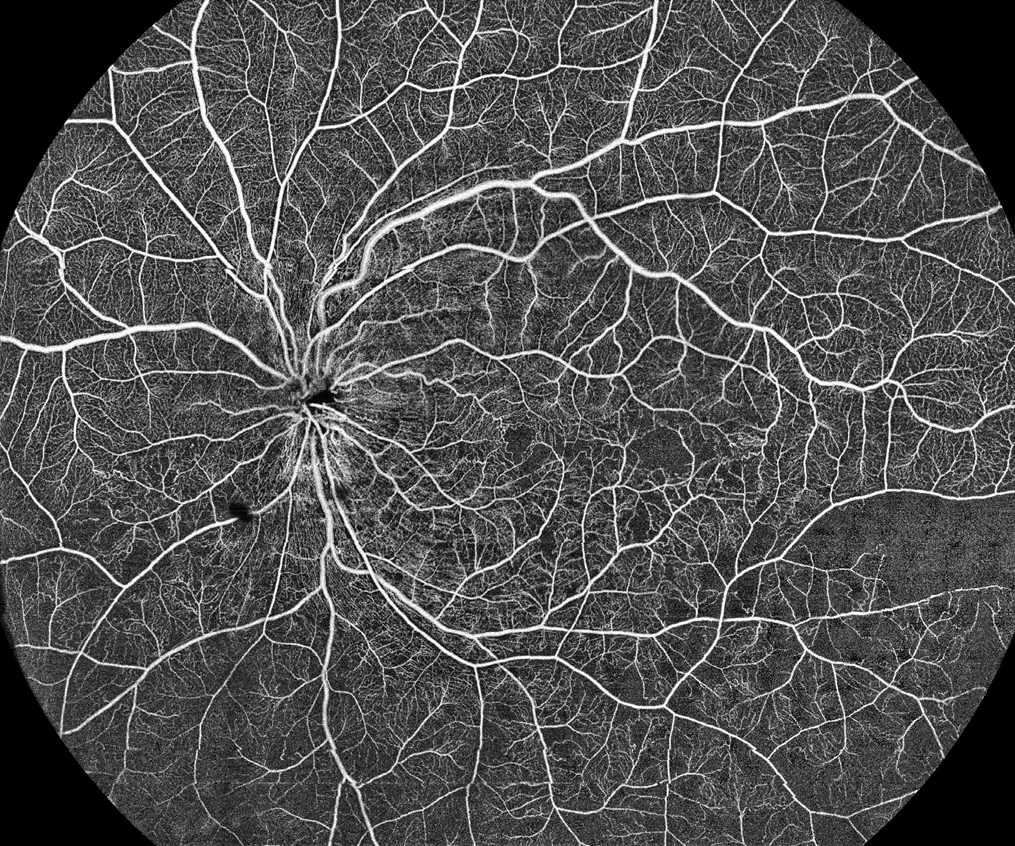
#> input picture octa_image.png, 1015 x 846 px
$ jupyter execute octa_notebook.ipynb   (shell and % lines are left out)
#> lines starting #> are read from the running program, lines starting #| are printed output that depends on the picture
[cell 1]
import cv2
import numpy as np
import matplotlib.pyplot as plt

# 加载图像（假设你已经下载了那张OCTA图像并与notebook文件在同一目录）
image = cv2.imread("octa_image.png", cv2.IMREAD_GRAYSCALE)
#> image is the input picture: shape (846, 1015); min 0, max 255, mean 80.2

# 图像增强（对比度增强）
clahe = cv2.createCLAHE(clipLimit=2.0, tileGridSize=(8, 8))
enhanced = clahe.apply(image)
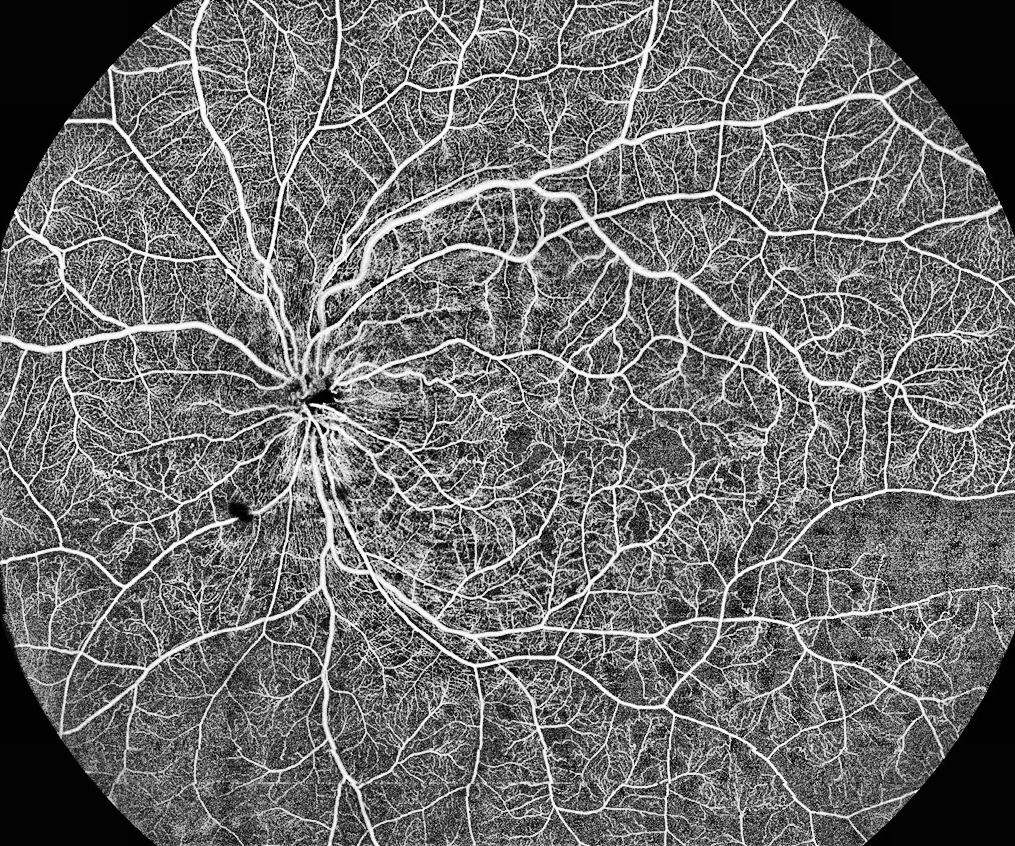
#> enhanced: shape (846, 1015); min 0, max 255, mean 107.8

# 边缘检测（Canny）
edges = cv2.Canny(enhanced, 50, 150)
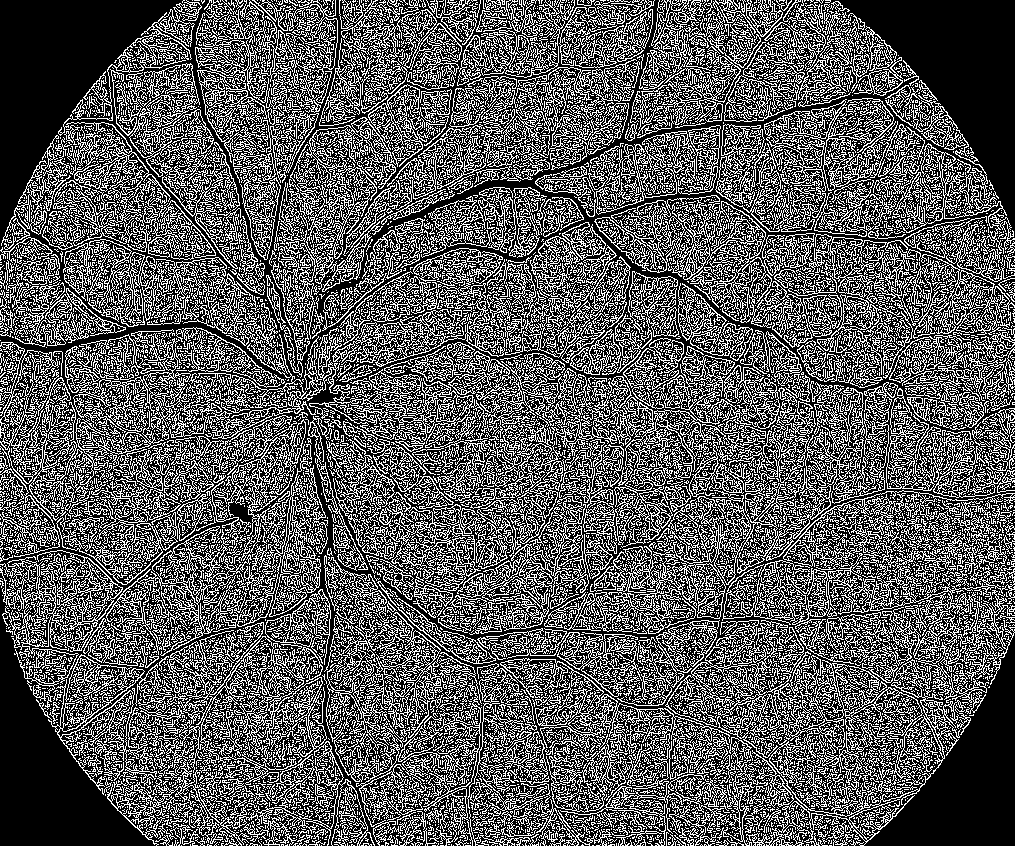
#> edges: shape (846, 1015); 35% white in thin lines or dots

# 显示处理过程
fig, ax = plt.subplots(1, 3, figsize=(15, 5))
ax[0].imshow(image, cmap='gray')
ax[0].set_title("Original")
ax[0].axis("off")

ax[1].imshow(enhanced, cmap='gray')
ax[1].set_title("Enhanced")
ax[1].axis("off")

ax[2].imshow(edges, cmap='gray')
ax[2].set_title("Edges")
ax[2].axis("off")

plt.tight_layout()
plt.show()
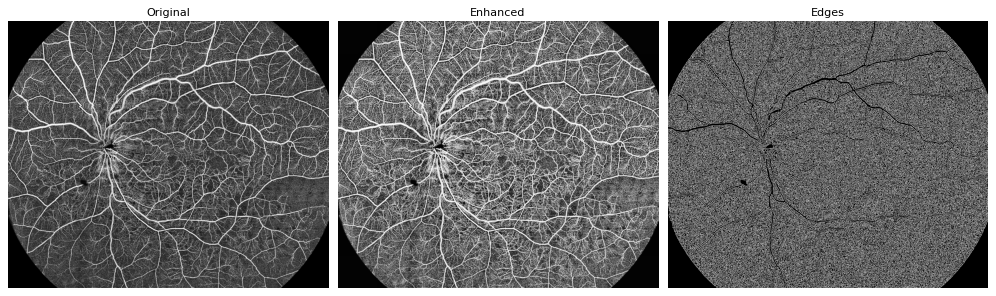
#> figure drawn by matplotlib, 3 panels

$ run again, with skeleton_overlay.png copied over octa_image.png
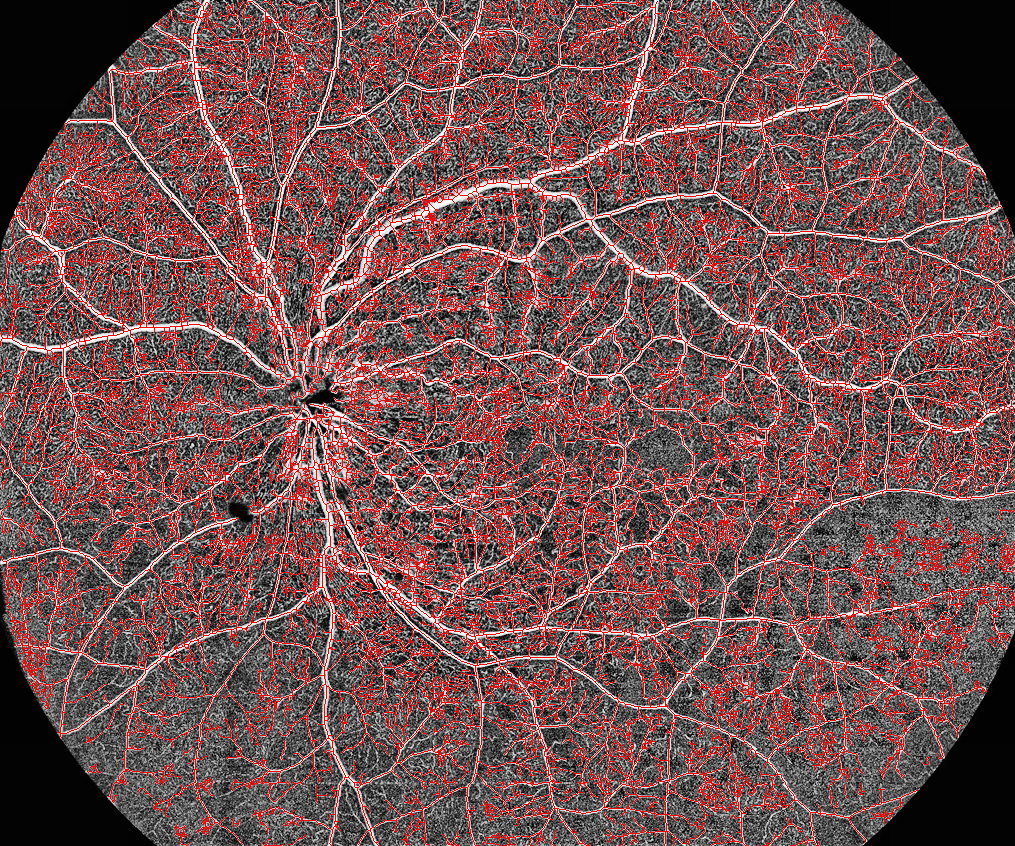
#> input picture skeleton_overlay.png, 1015 x 846 px
#> `edges = cv2.Canny(enhanced, 50, 150)`:
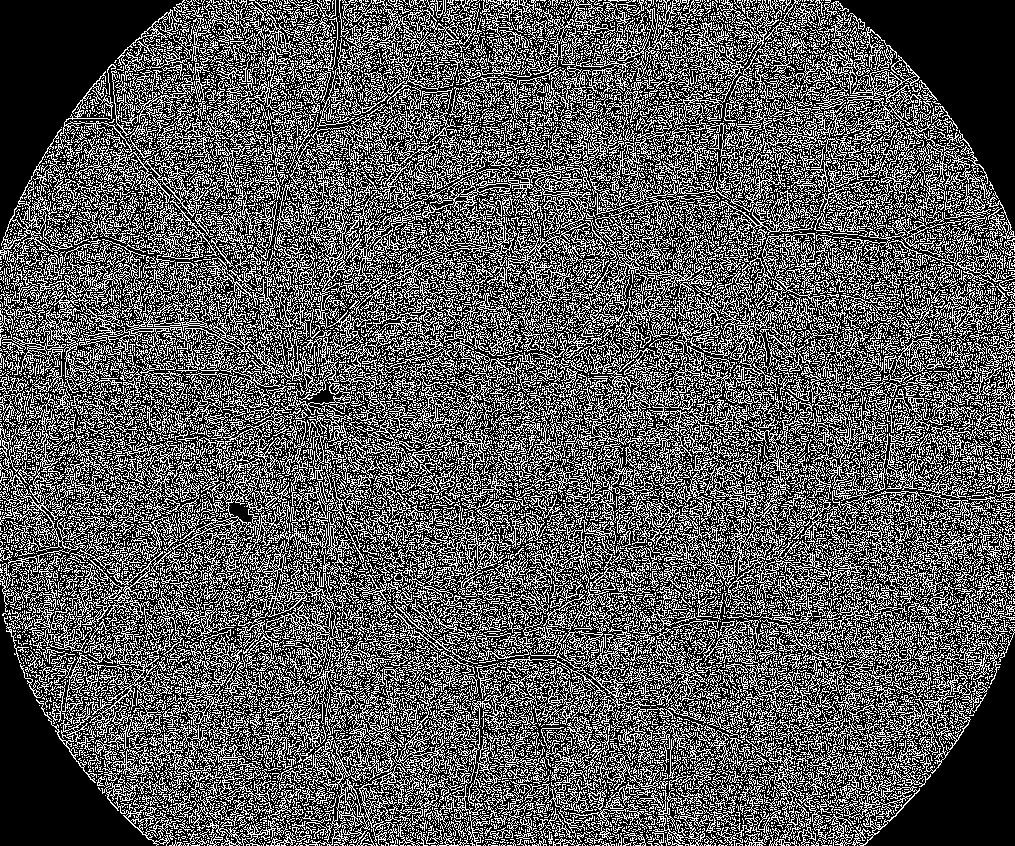
#> edges: shape (846, 1015); 34.8% white in thin lines or dots
#> `plt.show()`:
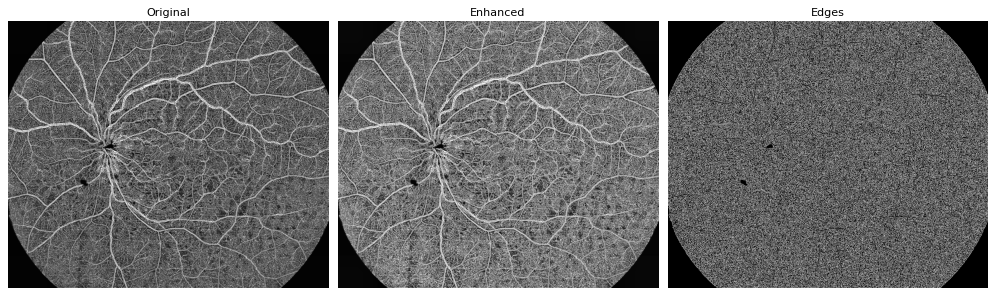
#> figure drawn by matplotlib, 3 panels
